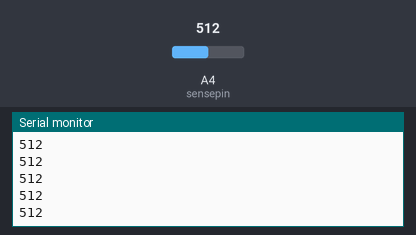
The sketch below on a simulated Arduino Uno, built with avr-gcc and run on an emulated ATmega328P. Parts: the last lines printed to the serial monitor. Inputs (shaded band) come from the test bench; at power-on: A4 (sensepin) = 512.

Above: at 1.2 s.
1.3 s: A4 (sensepin) set to 716
At 1.31 s:
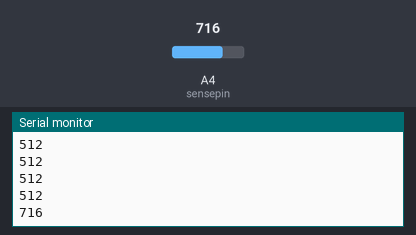
2.8 s: A4 (sensepin) set to 900
At 2.81 s:
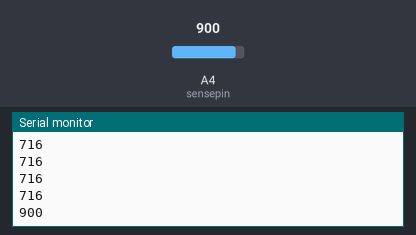
Timing chart, 0 to 5.8 s (numbered marks = the images above; inputs shaded):
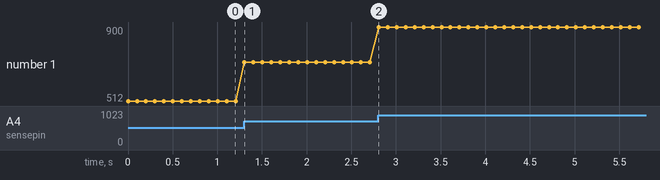

The sketch:

proximity.ino
```cpp
int sensepin = A4;
void setup() {
  // put your setup code here, to run once:
  pinMode(sensepin,INPUT);
  Serial.begin(9600);


}

void loop() {
  // put your main code here, to run repeatedly:
int val =analogRead(sensepin);
Serial.println(val);
delay(100);
}
```

Measured:
- after the input at 1.3 s, the serial monitor: prints a new line at once (image 1)
- after the input at 2.8 s, the serial monitor: prints a new line at once (image 2)
- plotted number 1: 512 → 716 after the input at 1.3 s, 716 → 900 after the input at 2.8 s
